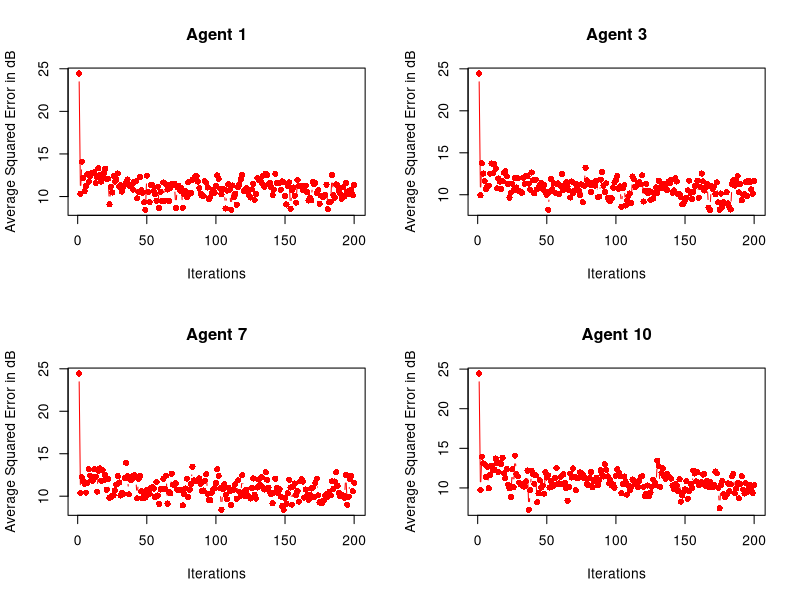
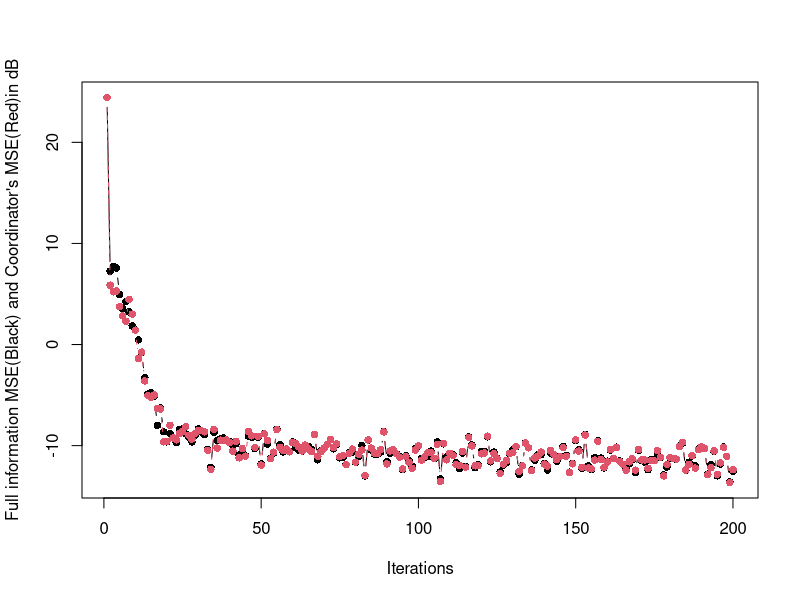

Here is the R script that generated these plots, in order:
#Script Distributed RLS

#parameter initialization

p=10
p_d=2
r=0.75
N=10
f=0.001
lambda=1
sample=200
part<-matrix(rbind(1, 2,3,4,5,6,7,8,9,10,5,6,7,8,9,10,1,2,3,4),10,2)

#Initializing matrices average MSE calculations
avMSE_d<-matrix(0,sample,10)
avMSE<-matrix(0,sample,1)
avMSE_c<-matrix(0,sample,1)

#loop for running the RLS for 100 times

for(k in 1:100)
{

#y_k,X_k,u_k and v_k are initialised here using normal distribution generator

X<-matrix(0,sample,10)
y<-matrix(0,sample,1)
u<-matrix(0,sample,p)
for(i in 1:p)
{
	u[,i]<-rnorm(n=sample,mean=0,sd=0.5)
}
v<-rnorm(n=sample,mean=0,sd=0.5)

#defining C
co_eff<-runif(n=10,min=-5,max=5)
C<-matrix(co_eff,10,1)

#defining A
A<-diag(1,p)
A<-A*r

#initialising X_k(i.e. X_0)
X[1,]<-matrix(runif(n=10,min=-5,max=5),1,p)

#calculating o/p and state space model

for(i in 1:sample)
{
	y[i]<-(X[i,]%*%C)+v[i]
	if(i<sample)
	{
		X[i+1,]<-X[i,]%*%A
		for(j in 1:p)
		{
			X[i+1,j]<-X[i+1,j]+u[i,j]
		}
	}
}

#matrix initialization

P<-diag(1,p)
P<-P/f
W<-matrix(0,p,1)
V<-matrix(0,1,p)
MSE<-matrix(0,sample,1)

#computation using centralised RLS

for(n in 1:sample)
{
	V[1,]<-X[n,]				
	sample_out=y[n,]
	est_out=V %*% W
	error=sample_out-est_out
	z=V %*% P
	g1<-(lambda+(V %*% t(z)))
	g2<-g1[1,1]
	g<-z/g2		
	W=W + error[1,1] * t(g)
	P<-(P- t(g)%*%z)/lambda
	MSE[n,]<-error[1,1]*error[1,1]
	MSE[n,]<-10*log10(MSE[n,])
}

#Computation for DistributedRLS agentwise


MSE_d<-matrix(0,sample,N)
Y_est_d<-matrix(0,sample,N)

for(j in 1:N)
{
	#matrix initialization
	P<-diag(1,p_d)
	P<-P/f
	W<-matrix(0,p_d,1)
	V<-matrix(0,1,p_d)
	for(n in 1:sample)
	{
		for(i in 1:p_d)
		{
			V[1,i]<-X[n,part[j,i]]
		}
		sample_out=y[n,]
		est_out=V %*% W
		error=sample_out-est_out
		z=V %*% P
		g1<-(lambda+(V %*% t(z)))
		g2<-g1[1,1]
		g<-z/g2		
		W=W + error[1,1] * t(g)
		P<-(P- t(g)%*%z)/lambda
		MSE_d[n,j]<-error[1,1]*error[1,1]
		MSE_d[n,j]<-10*log10(MSE_d[n,j])
#	Y_est_d[n,j]=est_out
	}
	for(n in 1:sample)
	{
#		Y_est_d[n,j]<-Y_est_d[n,j]+(W[1,1]*X[n,part[j,1]])
#		Y_est_d[n,j]<-Y_est_d[n,j]+(W[2,1]*X[n,part[j,2]])
		Y_est_d[n,j]<-(W[1,1]*X[n,part[j,1]])+(W[2,1]*X[n,part[j,2]])	
	}

}

#Computation by central coordinator based on estimation by agents

#matrix initialization

P<-diag(1,N)
P<-P/f
W<-matrix(0,N,1)
V<-matrix(0,1,N)
MSE_c<-matrix(0,sample,1)

#computation using centralised RLS

for(n in 1:sample)
{
	V[1,]<-Y_est_d[n,]				
	sample_out=y[n,]
	est_out=V %*% W
	error=sample_out-est_out
	z=V %*% P
	g1<-(lambda+(V %*% t(z)))
	g2<-g1[1,1]
	g<-z/g2		
	W=W + error[1,1] * t(g)
	P<-(P- t(g)%*%z)/lambda
	MSE_c[n,]<-error[1,1]*error[1,1]
	MSE_c[n,]<-10*log10(MSE_c[n,])
}
avMSE_d<-avMSE_d+MSE_d
avMSE_c<-avMSE_c+MSE_c
avMSE<-avMSE+MSE
}

#calculating average matrices
avMSE_d<-avMSE_d/100
avMSE_c<-avMSE_c/100
avMSE<-avMSE/100

#plotting MSE curves for few agents
windows()
par(mfrow=c(2,2))

plot(avMSE_d[,1], col="red",xlab="Iterations",ylab="Average Squared Error in dB", type="b", main="Agent 1", pch=16)
plot(avMSE_d[,3], col="red",xlab="Iterations",ylab="Average Squared Error in dB", type="b", main="Agent 3", pch=16)
plot(avMSE_d[,7], col="red",xlab="Iterations",ylab="Average Squared Error in dB", type="b", main="Agent 7", pch=16)
plot(avMSE_d[,10], col="red",xlab="Iterations",ylab="Average Squared Error in dB", type="b", main="Agent 10", pch=16)


#creating a new window
windows()
plotMSE<-matrix(0,sample,2)
plotMSE[,1]<-avMSE
plotMSE[,2]<-avMSE_c
Iterations<-matrix(0,sample,2)
Iterations[,1]<-sequence(sample)
Iterations[,2]<-sequence(sample)
matplot(Iterations,plotMSE,type="b",pch=16,xlab="Iterations",ylab="Full information MSE(Black) and Coordinator's MSE(Red)in dB")

